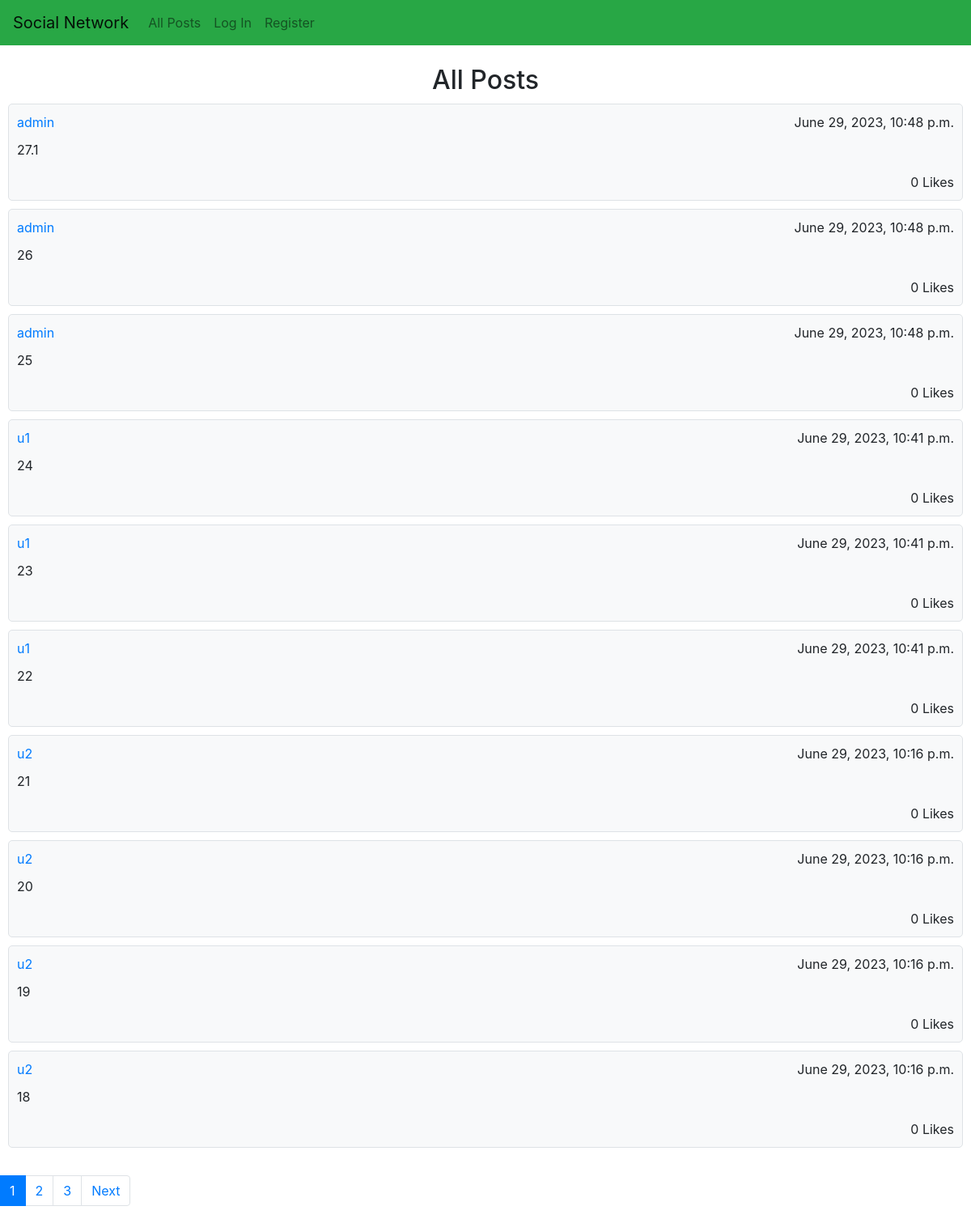
The page / on the database its author committed.
### network/models.py (models this page shows, shortened)
class Post(models.Model):
    user = models.ForeignKey(User, on_delete=models.CASCADE, related_name="posts")
    content = models.TextField(blank=True)
    timestamp = models.DateTimeField(auto_now_add=True)
    likes = models.ManyToManyField(User, related_name="liked_posts", blank=True)

class User(AbstractUser):
    pass
    followers = models.ManyToManyField("User", related_name="My_followers", blank=True)
    following = models.ManyToManyField("User", related_name="Im_following", blank=True)

### network/views.py (the view, shortened to what this page needs)
# urls.py: path("", views.index, name="index"),
def index(request):
    if not request.user.is_authenticated:
        posts = Post.objects.all().order_by("-timestamp")
        paginator = Paginator(posts, 10) # Show 10 contacts per page.
        page_number = request.GET.get('page')
        page_obj = paginator.get_page(page_number)
        return render(request, "network/index.html", {
            "posts": page_obj,
        })

### network/templates/network/index.html (shortened to what this page needs)
{% extends "network/layout.html" %}
{% block body %}
    <br>
    <h2>All Posts</h2>
    {% for post in posts %}
        <div class="post" onclick="location.href = '{% url 'post' post.id%}';">
            <div class="post-header">
                <a href="{% url 'profile' post.user.username %}">{{ post.user.username }}</a>
                <span class="float-right">{{ post.timestamp }}</span>
            </div>
            <div class="post-body">
                <p>{{ post.content }}</p>
            </div>
            <div class="post-footer">
                <span>{{ post.likes.count }} Likes</span>
            </div>
        </div>
    {% endfor %}
    <br>
    <nav aria-label="...">
        <ul class="pagination">
            {% for num in posts.paginator.page_range %}
                {% if posts.number == num %}
                    <li class="page-item active" aria-current="page">
                        <span class="page-link">
                            {{ num }}
                        </span>
                    </li>
                {% else %}
                    <li class="page-item"><a class="page-link" href="?page={{ num }}">{{ num }}</a></li>
                {% endif %}
            {% endfor %}
            <li class="page-item">
            {% if posts.has_next %}
                <a class="page-link" href="?page={{ posts.next_page_number }}">Next</a>
            {% endif %}
            </li>
        </ul>
    </nav>
{% endblock %}

### network/static/network/styles.css (style rules this page uses)
h2 { margin: auto; text-align: center; }
.post { background-color: #f8f9fa; border: 1px solid #dee2e6; border-radius: 5px; padding: 10px; margin: 10px; }
.post-header { display: flex; justify-content: space-between; align-items: center; }
.post-body { margin: 10px 0; }
.post-footer { text-align: right; }

### rows shown on the page
Post: user.username "admin", timestamp "June 29, 2023, 10:48 p.m.", content "27.1", likes.count "0"
Post: user.username "admin", timestamp "June 29, 2023, 10:48 p.m.", content "26", likes.count "0"
Post: user.username "admin", timestamp "June 29, 2023, 10:48 p.m.", content "25", likes.count "0"
Post: user.username "u1", timestamp "June 29, 2023, 10:41 p.m.", content "24", likes.count "0"
Post: user.username "u1", timestamp "June 29, 2023, 10:41 p.m.", content "23", likes.count "0"
Post: user.username "u1", timestamp "June 29, 2023, 10:41 p.m.", content "22", likes.count "0"
Post: user.username "u2", timestamp "June 29, 2023, 10:16 p.m.", content "21", likes.count "0"
Post: user.username "u2", timestamp "June 29, 2023, 10:16 p.m.", content "20", likes.count "0"
Post: user.username "u2", timestamp "June 29, 2023, 10:16 p.m.", content "19", likes.count "0"
Post: user.username "u2", timestamp "June 29, 2023, 10:16 p.m.", content "18", likes.count "0"

### other values the page prints
{{ num }} "1"
{{ num }} "2" "3"
